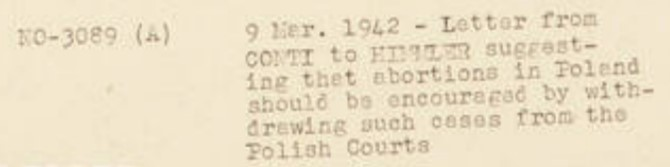
#> input picture images/no-3089.jpg, 670 x 167 px
$ python product1.py
#> lines starting #> are read from the running program, lines starting #| are printed output that depends on the picture; after the words box and inside, x2 and y2 are one past the last pixel; in counts of white or black regions, pixels touching at a corner belong together
# Mophological
import cv2 as cv
import matplotlib.pyplot as plt
import numpy as np

img = cv.imread("images/no-3089.jpg")
#> img is the input picture: shape (167, 670, 3); mean B, G, R 197.8, 223.8, 236.2
img = cv.cvtColor(img,cv.COLOR_BGR2RGB)
img_gray = cv.imread("images/no-3089.jpg",0)
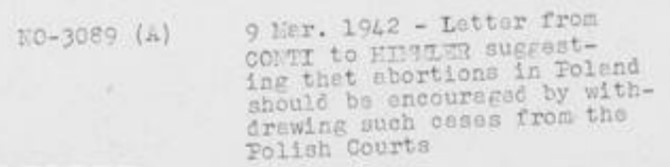
#> img_gray: shape (167, 670); min 113, max 246, mean 224.7
thresh , result = cv.threshold(img_gray,200,255,cv.THRESH_BINARY_INV)
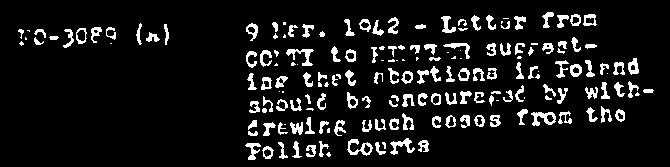
#> result: shape (167, 670); 9.3% white; 180 white regions (40 under 20 px), largest, box (x1, y1, x2, y2) and area: (531, 112, 556, 126) 192, (347, 139, 373, 156) 184, (286, 49, 314, 66) 182

kernel = np.ones((2,2),np.uint8)
# Dialation ขยายภาพ
dilation = cv.dilate(result,kernel,iterations=2)
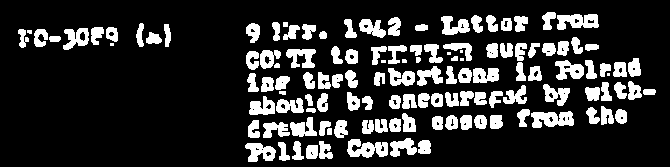
#> dilation: shape (167, 670); 18.2% white; 126 white regions (8 under 20 px), largest, box (x1, y1, x2, y2) and area: (531, 111, 574, 128) 521, (347, 139, 388, 158) 507, (557, 14, 599, 30) 476

# Erode กร่อนภาพ
erosion = cv.erode(result,kernel,iterations=2)
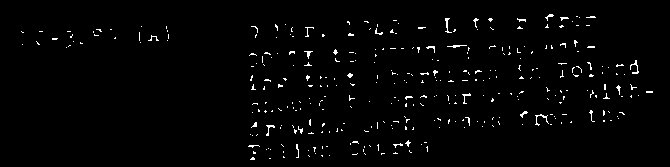
#> erosion: shape (167, 670); 1.8% white in thin lines or dots, all inside (x1, y1, x2, y2) = (21, 14, 653, 160)

# Opening
openning = cv.morphologyEx(result,cv.MORPH_OPEN,kernel,iterations=2)
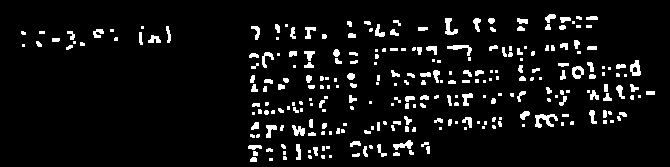
#> openning: shape (167, 670); 6.6% white; 266 white regions (123 under 20 px), largest, box (x1, y1, x2, y2) and area: (535, 114, 558, 128) 168, (445, 18, 458, 35) 114, (630, 60, 641, 76) 113

# Closing
clossing = cv.morphologyEx(result,cv.MORPH_CLOSE,kernel,iterations=5)
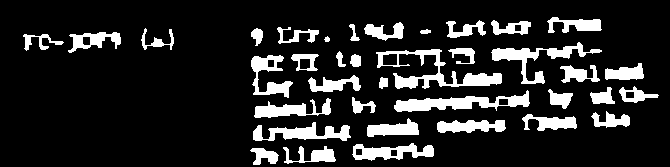
#> clossing: shape (167, 670); 14.6% white; 37 white regions, largest, box (x1, y1, x2, y2) and area: (376, 49, 502, 89) 1501, (394, 90, 530, 112) 1316, (491, 42, 602, 84) 1121

titles = ["Original","Gray","Thresh","Dilation","Erosion","Opening","Clossing"]
images = [img,img_gray,result,dilation,erosion,openning,clossing]

for i in range(len(images)):
    plt.subplot(4,3,i+1)
    plt.imshow(images[i], cmap="gray")
    plt.title(titles[i])
    plt.xticks([])
    plt.yticks([])
#> this loop made 7 passes

plt.show()

$ run again, with images/herra.jpg copied over images/no-3089.jpg
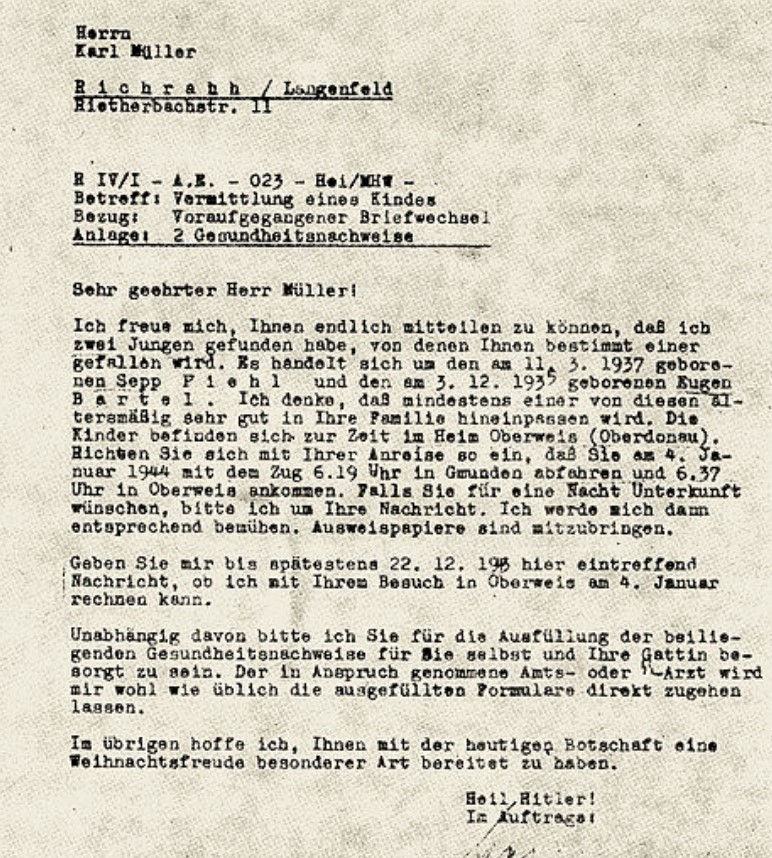
#> input picture images/herra.jpg, 772 x 858 px
#> img is the input picture: shape (858, 772, 3); mean B, G, R 190.6, 205, 209.5
#> `thresh , result = cv.threshold(img_gray,200,255,cv.THRESH_BINARY_INV)`:
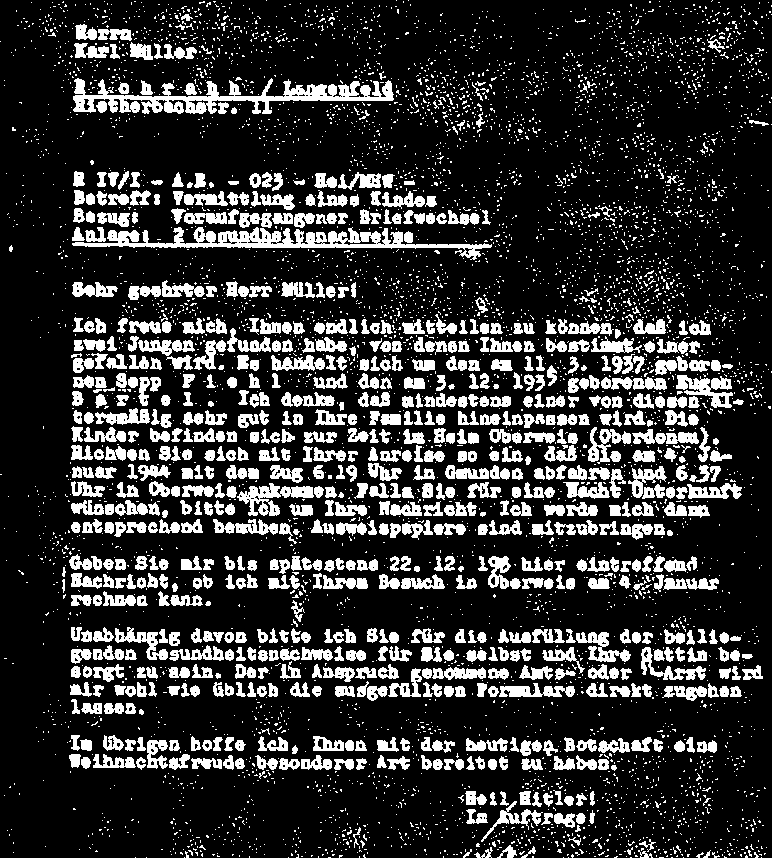
#> result: shape (858, 772); 20.1% white; 6131 white regions (5328 under 20 px), largest, box (x1, y1, x2, y2) and area: (73, 78, 394, 114) 4428, (72, 227, 492, 260) 4269, (237, 483, 314, 516) 1081
#> dilation: shape (858, 772); 38.8% white; 2132 white regions (1518 under 20 px), largest, box (x1, y1, x2, y2) and area: (458, 285, 751, 530) 27343, (71, 280, 538, 411) 22367, (127, 428, 488, 543) 13308
#> erosion: shape (858, 772); 7.3% white; 1483 white regions (574 under 20 px), largest, box (x1, y1, x2, y2) and area: (75, 82, 393, 114) 1694, (75, 229, 491, 249) 1517, (678, 377, 733, 408) 348
#> openning: shape (858, 772); 16.8% white; 1096 white regions (108 under 20 px), largest, box (x1, y1, x2, y2) and area: (75, 229, 493, 260) 3569, (75, 81, 395, 116) 3505, (250, 485, 315, 518) 725
#> `clossing = cv.morphologyEx(result,cv.MORPH_CLOSE,kernel,iterations=5)`:
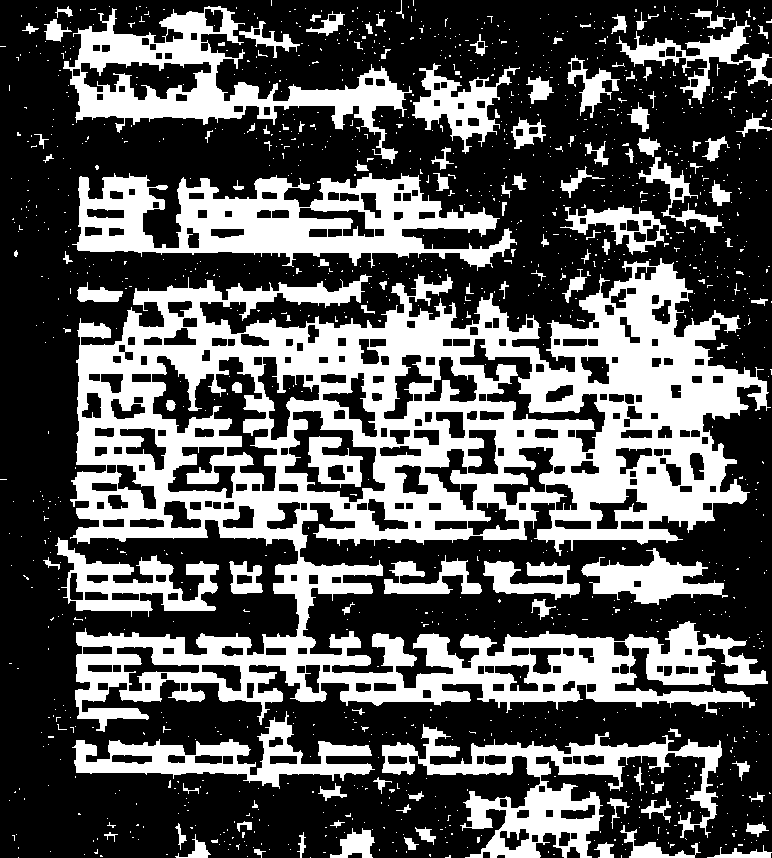
#> clossing: shape (858, 772); 34.6% white; 1315 white regions (1187 under 20 px), largest, box (x1, y1, x2, y2) and area: (70, 258, 771, 732) 133112, (72, 173, 517, 271) 20357, (63, 6, 412, 164) 14789
#> the loop `for i in range(len(images)):` made 7 passes
